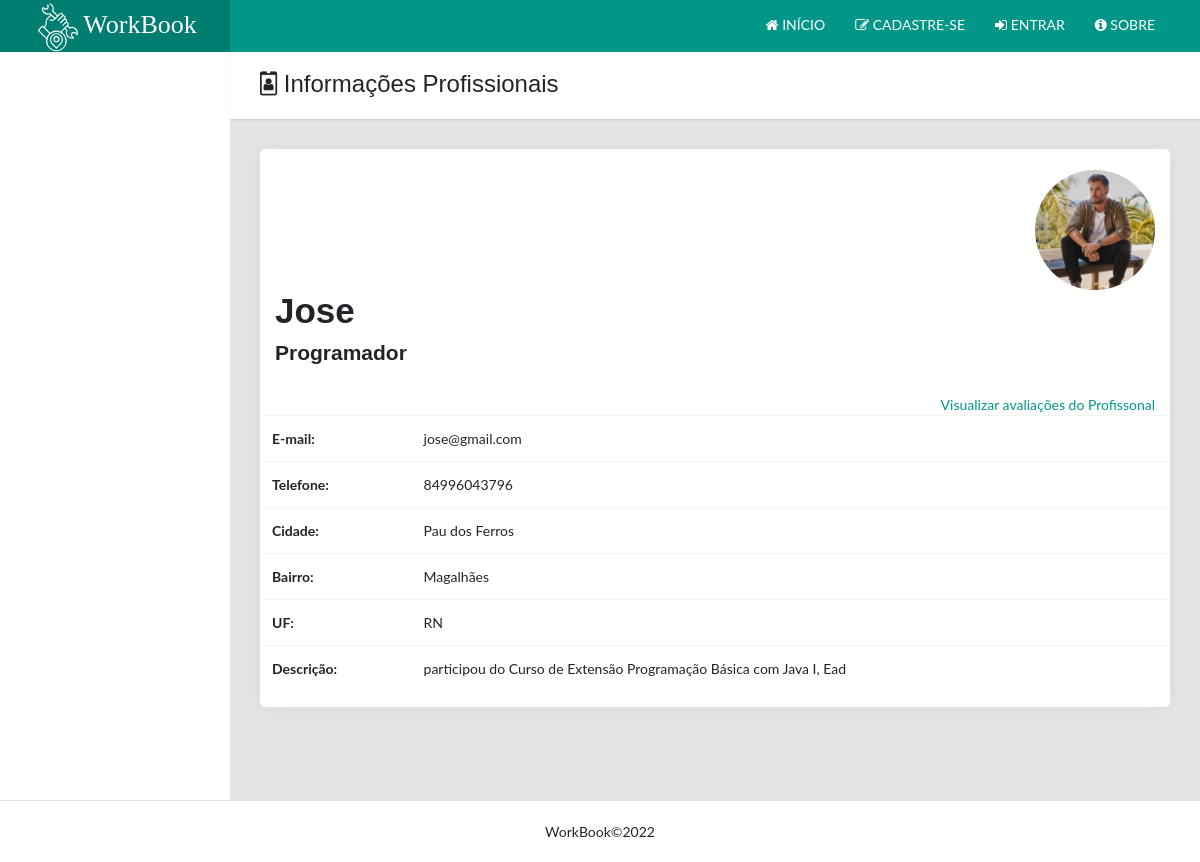
Before: /jose with the older database file.
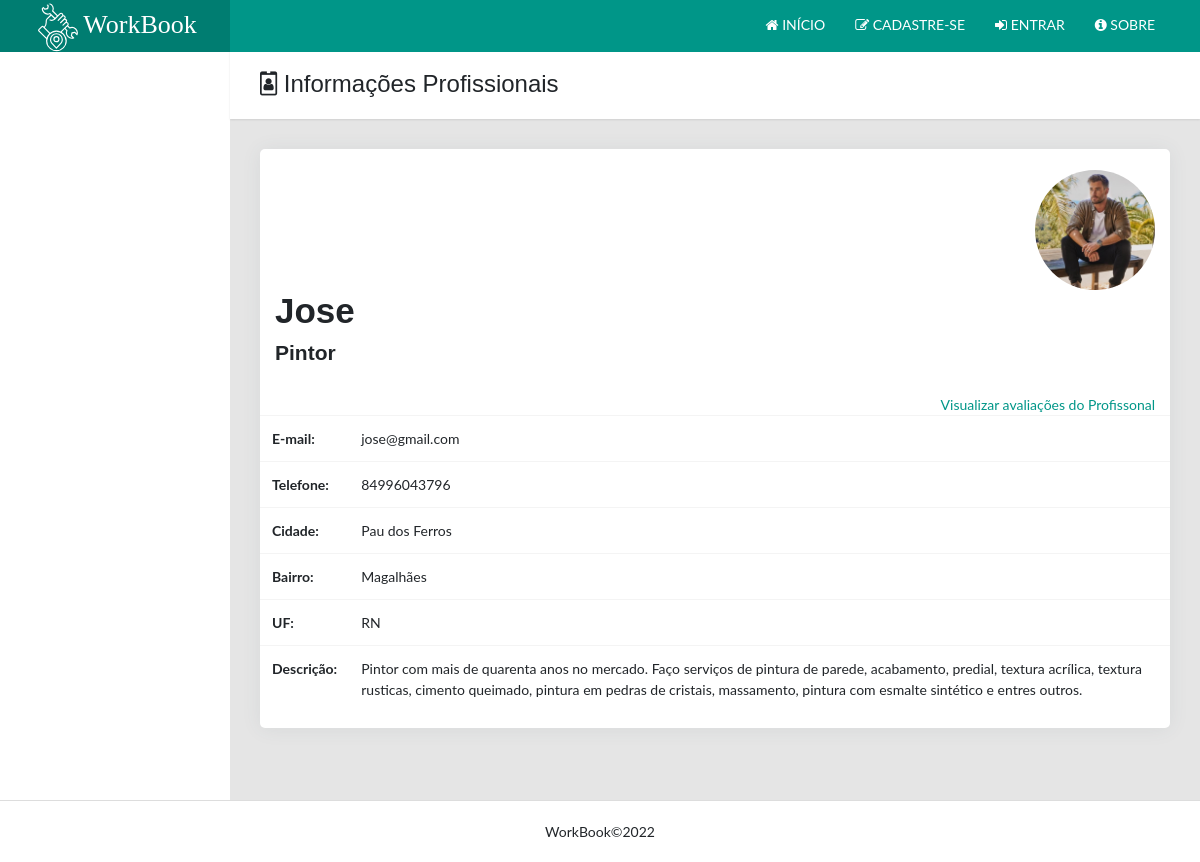
After: the same page with the newer database file.
### usuario/models.py (models this page shows, shortened)
class Profissional(models.Model):
            profissao = models.CharField('Profissão', max_length=250)
            categoria = models.ForeignKey(Categoria, on_delete=models.CASCADE, related_name='categoria')
            slug = models.SlugField('Atalho', unique=True, blank=True, null=True)
            descricao = models.CharField('Descrição', max_length=250)
            imagem = models.ImageField(upload_to='fotos/%Y/%m/', blank=True, null=True)
            user = models.OneToOneField(Usuario, on_delete=models.CASCADE, related_name='usario',
                                        error_messages={
                                            "unique": "Já existe um profissional cadastrado para este usuário."
                                        }
                                       )
            acesso_permitido = models.BooleanField(default=True)
            """def clean(self):
                error_messages = {}
                if not valida_cpf(self.cpf):
                    error_messages['cpf'] = 'Digite um cpf Válido!'

                if error_messages:
                    raise ValidationError(error_messages)"""
            class Meta:
                verbose_name = 'Profissional'
                verbose_name_plural = 'Profissional'
                ordering = ['id']

class Usuario(AbstractUser):
    telefone = models.CharField('telefone', max_length=15)
    imagem = models.ImageField(upload_to='fotosperfil/%Y/%m/', blank=True, null=True)
    cidade = models.CharField('cidade', max_length=40)
    rua = models.CharField('rua', max_length=60)
    uf = models.CharField('uf', max_length=2)
    bairro = models.CharField('bairro', max_length=40)
    is_staff = models.BooleanField(default=False)
    is_superuser = models.BooleanField(default=False)
    is_active = models.BooleanField(default=True)
    is_profissional = models.BooleanField(default=False)
    class Meta:
        db_table = 'usuario'
        verbose_name = 'Usuario'
        verbose_name_plural = 'Usuario'

### usuario/views.py (the view)
# urls.py: path('<slug>', views.DetalhesProfissional.as_view(), name='detalhesProfissional'),
class DetalhesProfissional(DetailView):
    model = models.Profissional
    template_name = 'usuario/detalhesProfissional.html'
    context_object_name = 'profissional'
    slug_id_url_kwarg = 'slug'

### usuario/templates/usuario/detalhesProfissional.html (shortened to what this page needs)
{% extends 'base.html' %}
{% block content %}
{% if not request.user.is_authenticated %}
<header>
    {% include 'parciais/nav.html' %}
</header>
{% endif %}
<main class="app-content">
    <div class="app-title">
        <div>
            <h1><i class="fa fa-id-badge"></i> Informações Profissionais</h1>
        </div>
    </div>
    <div class="row">
        <div class="col-lg-12">
            <div class="card user-card-full">
                <div class="row m-l-0 m-r-0">
                    <div class="col-md-12">
                        <div class="profile">
                            <br>
                            <div class="info">
                                {% if profissional.user.imagem %}
                                <div align="right">
                                    <img title="Profissional"
                                         src="{{profissional.user.imagem.url}}" width="120" height="120" id="imgpos"
                                         class="rounded-circle">
                                </div>
                                {% else %}
                                <div align="right">
                                    <img title="Profissional"
                                         src="https://static.vecteezy.com/ti/vetor-gratis/p1/2318271-icone-do-perfil-do-usuario-gr%C3%A1tis-vetor.jpg"
                                         width="120" height="120" id="imgpos1"
                                         class="rounded-circle">
                                    {% endif %}
                                </div>
                                <h1>{{profissional.user.first_name}} {{ profissional.user.last_name}}</h1>
                                <h4>{{profissional.profissao}} </h4>
                                <br>
                                <div align="right">
                                    <a href="{% url 'avaliacao:clientelistarAvaliacoes'  profissional.user.id  %}">
                                        Visualizar avaliações do Profissonal
                                    </a>
                                </div>
                            </div>
                        </div>
                        <table class="table">
                            <tbody>
                            <tr>
                                <th>E-mail:</th>
                                <td>{{ profissional.user.email }}</td>
                            </tr>
                            <tr>
                                <th>Telefone:</th>
                                <td>{{ profissional.user.telefone }}</td>
                            </tr>
                            <tr>
                                <th>Cidade:</th>
                                <td>{{ profissional.user.cidade }}</td>
                            </tr>
                            <tr>
                                <th>Bairro:</th>
                                <td>{{ profissional.user.bairro }}</td>
                            </tr>
                             <tr>
                                <th>UF:</th>
                                <td>{{ profissional.user.uf }}</td>
                            </tr>
                            <tr>
                                <th>Descrição:</th>
                                <td>{{ profissional.descricao }}</td>
                            </tr>
                            </tbody>
                        </table>
                        <br>
                        <br>
                        <br>
                        <br>
                        <br>
                        <br>
                    </div>
                </div>
            </div>
        </div>
</main>
{% endblock %}

Changed rows visible on the page:
changed Profissional "Jose": profissao "Programador" → "Pintor"; descricao "participou do Curso de Extensão Programação Básica com Java I, Ead" → "Pintor com mais de quarenta anos no mercado. Faço serviços de pintura de parede, acabamento, predial, textura acrílica, textura rusticas, cimento queimado, pintura em pedras de cristais, massamento, pintura com esmalte sintético e entres outros."
